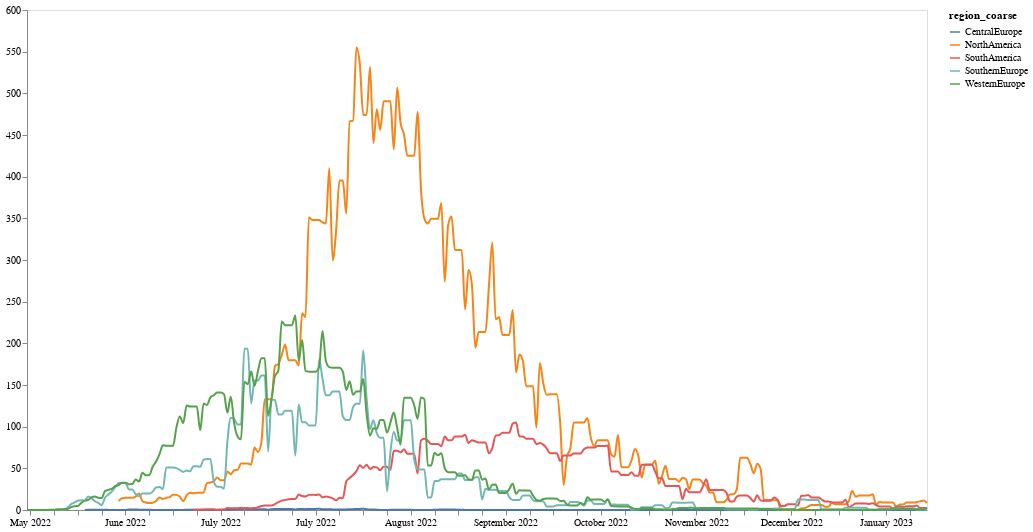

This figure's notebook cell:
### Code cell
alt.Chart(df_region, width = 750).mark_line(interpolate='monotone', opacity = 1).encode(
    x=alt.X('date:T', axis=alt.Axis(title=None, grid=False, format="%B %Y")),
    y=alt.Y('new_cases_smoothed:Q',axis=alt.Axis(title = "", grid=False)),
    color = alt.Color("region_coarse:N")).properties(
    width=900,
    height=500
)

### Figure 1 — Vega-Lite specification as saved in the notebook (floating-point values rounded to 4 significant figures; data arrays with more than 128 entries replaced by an {"elided": "..."} marker saying what was removed)
{"config": {"view": {"continuousWidth": 400, "continuousHeight": 300}}, "data": {"name": "data-d619c69fdb7a00f6b0139155944ae761"}, "mark": {"type": "line", "interpolate": "monotone", "opacity": 1}, "encoding": {"color": {"field": "region_coarse", "type": "nominal"}, "x": {"axis": {"format": "%B %Y", "grid": false, "title": null}, "field": "date", "type": "temporal"}, "y": {"axis": {"grid": false, "title": ""}, "field": "new_cases_smoothed", "type": "quantitative"}}, "height": 500, "width": 900, "$schema": "https://vega.github.io/schema/vega-lite/v4.17.0.json", "datasets": {"data-d619c69fdb7a00f6b0139155944ae761": {"elided": "1227 records"}}}
